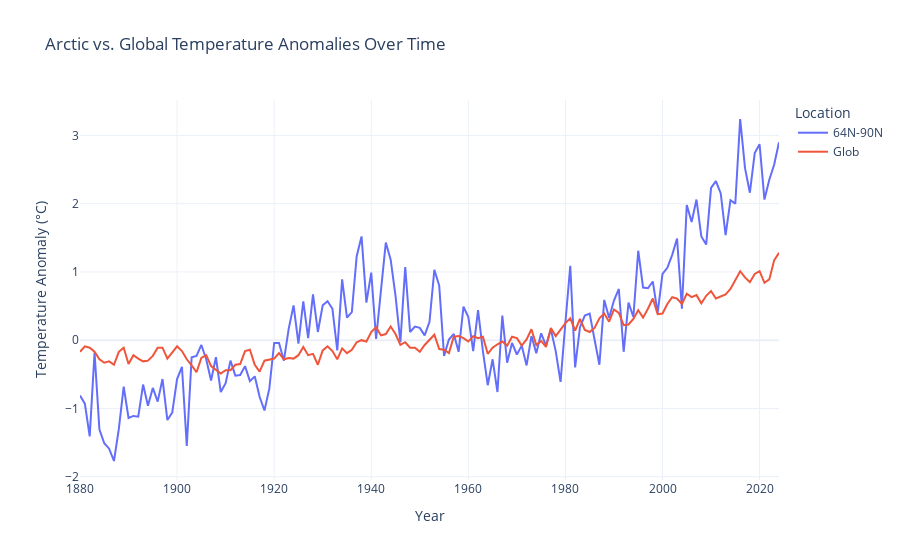

Notebook source saved alongside this figure:
### Code cell
import plotly.express as px

# Plot both series on one chart by providing a list to the y parameter.
fig = px.line(
    temp_df,
    x="Year",
    y=["64N-90N", "Glob"],
    labels={
        "value": "Temperature Anomaly (°C)",
        "variable": "Location",
        "Year": "Year"
    },
    title="Arctic vs. Global Temperature Anomalies Over Time",
    template="plotly_white"
)

fig.update_traces(mode="lines", line=dict(width=2))

fig.show()

### Figure 1 — Plotly figure (JSON) as saved in the notebook; plotly's stock layout.template omitted (floating-point values rounded to 4 significant figures; data arrays with more than 128 entries replaced by an {"elided": "..."} marker saying what was removed)
{"data": [{"hovertemplate": "Location=64N-90N<br>Year=%{x}<br>Temperature Anomaly (°C)=%{y}<extra></extra>", "legendgroup": "64N-90N", "line": {"color": "#636efa", "dash": "solid", "width": 2}, "marker": {"symbol": "circle"}, "mode": "lines", "name": "64N-90N", "orientation": "v", "showlegend": true, "type": "scatter", "x": {"elided": "145 int values"}, "xaxis": "x", "y": {"elided": "145 float values"}, "yaxis": "y"}, {"hovertemplate": "Location=Glob<br>Year=%{x}<br>Temperature Anomaly (°C)=%{y}<extra></extra>", "legendgroup": "Glob", "line": {"color": "#EF553B", "dash": "solid", "width": 2}, "marker": {"symbol": "circle"}, "mode": "lines", "name": "Glob", "orientation": "v", "showlegend": true, "type": "scatter", "x": {"elided": "145 int values"}, "xaxis": "x", "y": {"elided": "145 float values"}, "yaxis": "y"}], "layout": {"legend": {"title": {"text": "Location"}, "tracegroupgap": 0}, "title": {"text": "Arctic vs. Global Temperature Anomalies Over Time"}, "xaxis": {"anchor": "y", "domain": [0, 1], "title": {"text": "Year"}}, "yaxis": {"anchor": "x", "domain": [0, 1], "title": {"text": "Temperature Anomaly (°C)"}}}}
